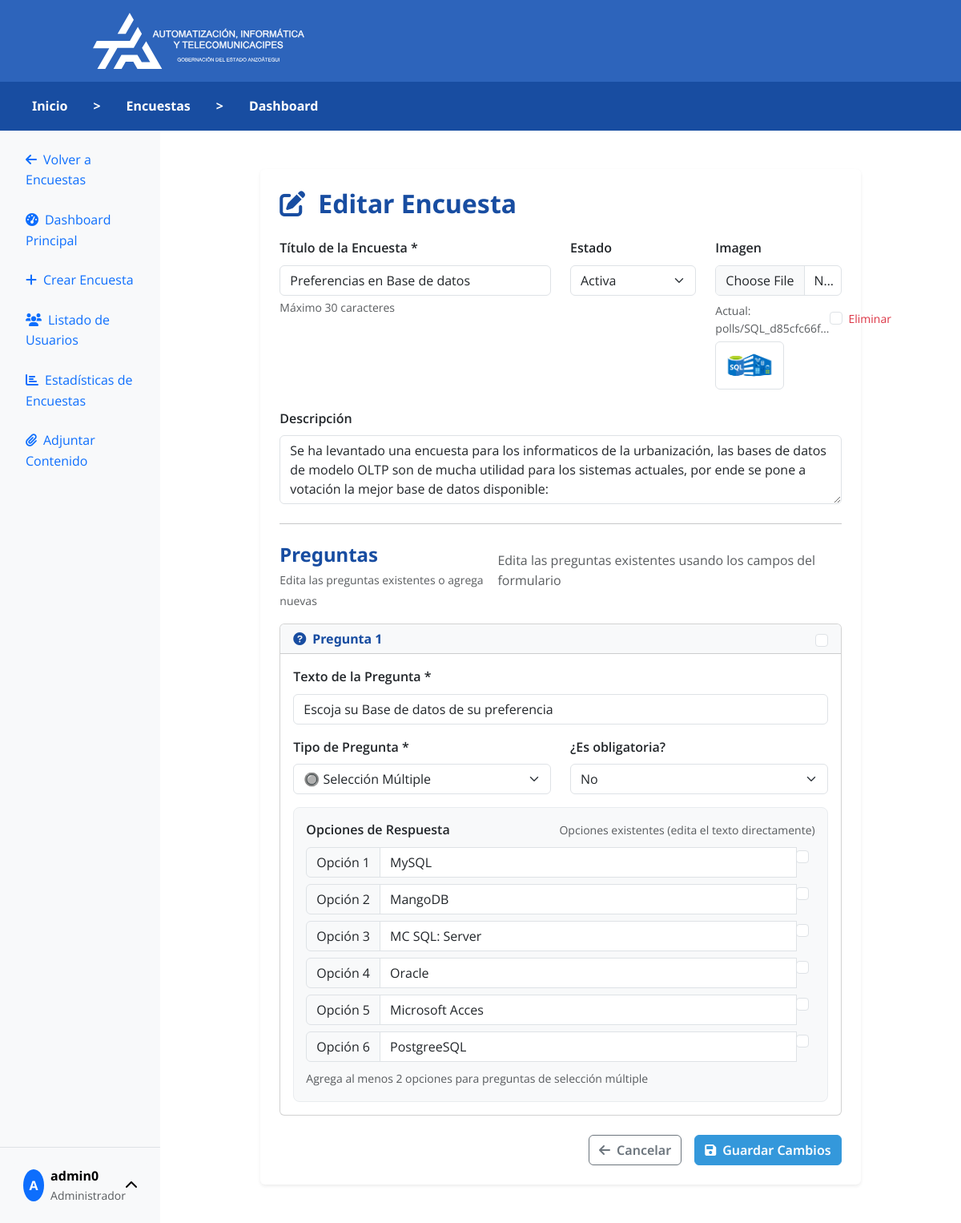
The page /polls/5/edit/ (signed in) on the database as committed earlier.
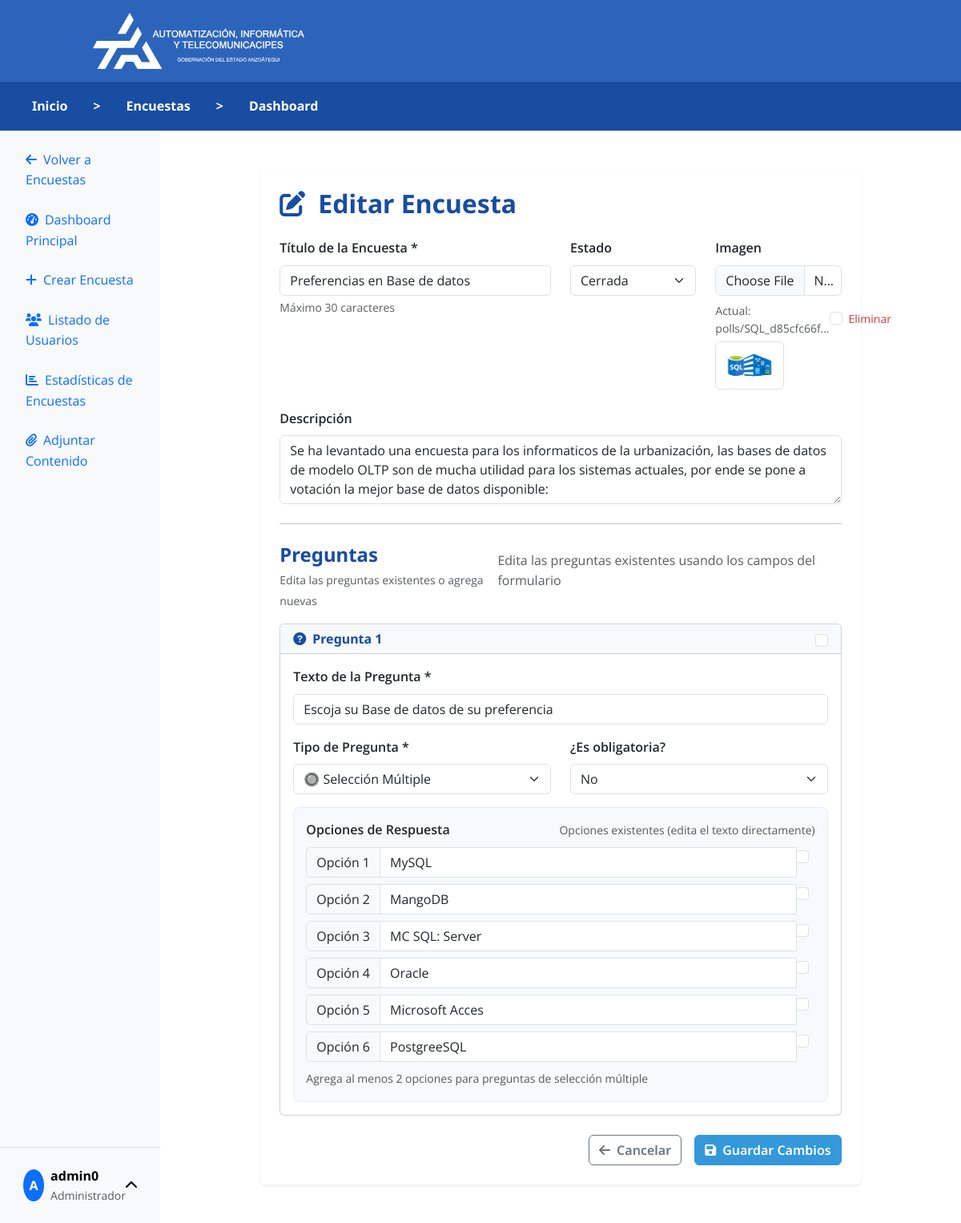
The same page on the database as committed later.
### model_poll/models.py (models this page shows, shortened)
class Poll(models.Model):
    class Status(models.TextChoices):
        BORRADOR = 'BORRADOR', 'Borrador'
        ACTIVA = 'ACTIVA', 'Activa'
        CERRADA = 'CERRADA', 'Cerrada'
    created_by = models.ForeignKey(settings.AUTH_USER_MODEL, on_delete=models.SET_NULL, null=True, related_name="encuestas_creadas")
    title = models.CharField(max_length=200)
    description = models.TextField(blank=True, null=True, default='')
    image = models.ImageField(upload_to='polls/', blank=True, null=True)
    status = models.CharField(max_length=20, choices=Status.choices, default=Status.BORRADOR)
    star_date = models.DateTimeField(null=True, blank=True, help_text="Fecha y hora de inicio de la encuesta")
    end_date = models.DateTimeField(null=True, blank=True, help_text="Fecha y hora de finalización de la encuesta")

### posts/views.py (the view, shortened to what this page needs)
# urls.py: path('<int:poll_id>/edit/', views.edit_poll, name='edit_poll'),
@login_required
def edit_poll(request, poll_id):
    if not request.user.rol or request.user.rol.name not in ['Administrador', 'Trabajador']:
        return HttpResponseForbidden("No tienes permisos para editar encuestas.")
    if request.user.rol.name == 'Administrador':
        poll = get_object_or_404(Poll, id=poll_id)
    else:
        poll = get_object_or_404(Poll, id=poll_id, created_by=request.user)
    return render(request, 'posts/edit_poll.html', {'poll': poll})

### templates/posts/edit_poll.html (shortened to what the changed rows need)
{% extends "pages/layouts/_base_manage.html" %}
{% load static %}
{% block content %}
<div class="container-fluid my-4">
    <div class="row justify-content-center">
        <div class="col-lg-10">
            <div class="card border-0 shadow-sm">
                <div class="card-body p-4">
                    <div class="d-flex align-items-center mb-4">
                        <h2 class="card-title fw-bold mb-0" style="color: #184da1;">Editar Encuesta</h2>
                    </div>
                    <form method="post" enctype="multipart/form-data" id="editPollForm">
                        <div class="row mb-4">
                            <div class="col-md-6">
                                <label for="title" class="form-label fw-semibold">Título de la Encuesta *</label>
                                <input type="text" class="form-control" id="title" name="title" value="{{ poll.title }}" maxlength="30" required>
                                <div class="form-text">Máximo 30 caracteres</div>
                            </div>
                            <div class="col-md-3">
                                <label for="status" class="form-label fw-semibold">Estado</label>
                                <select class="form-select" id="status" name="status">
                                    <option value="ACTIVA" {% if poll.status == 'ACTIVA' %}selected{% endif %}>Activa</option>
                                    <option value="CERRADA" {% if poll.status == 'CERRADA' %}selected{% endif %}>Cerrada</option>
                                </select>
                            </div>
                            <div class="col-md-3">
                                {% if poll.image %}
                                    <div class="mt-2">
                                        <div class="d-flex align-items-center justify-content-between">
                                            <small class="text-muted">Actual: {{ poll.image.name|truncatechars:20 }}</small>
                                            <div class="form-check">
                                                <input type="checkbox" class="form-check-input" id="remove_image" name="remove_image">
                                                <label class="form-check-label text-danger" for="remove_image">
                                                    <small>Eliminar</small>
                                                </label>
                                            </div>
                                        </div>
                                        <img src="{{ poll.image.url }}" class="img-thumbnail mt-1" style="max-width: 100px; max-height: 60px; object-fit: cover;">
                                    </div>
                                {% endif %}
                            </div>
                        </div>
                        <div class="mb-4">
                            <label for="description" class="form-label fw-semibold">Descripción</label>
                            <textarea class="form-control" id="description" name="description" rows="3" placeholder="Describe brevemente el propósito de esta encuesta...">{{ poll.description }}</textarea>
                        </div>
                    </form>
                </div>
            </div>
        </div>
    </div>
</div>
{% endblock %}

Rows that differ between the two databases and show on the page:
changed Poll "Preferencias en Base de datos": status "Activa" → "Cerrada"
